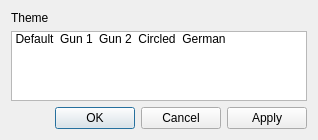
<?xml version="1.0" encoding="UTF-8"?>
<ui version="4.0">
 <class>CrosshairsConfigWidget</class>
 <widget class="QDialog" name="CrosshairsConfigWidget">
  <property name="geometry">
   <rect>
    <x>0</x>
    <y>0</y>
    <width>318</width>
    <height>119</height>
   </rect>
  </property>
  <property name="windowTitle">
   <string>Configure Crosshairs Plugin</string>
  </property>
  <layout class="QVBoxLayout" name="verticalLayout_3">
   <item>
    <widget class="QLabel" name="label">
     <property name="text">
      <string>Theme</string>
     </property>
    </widget>
   </item>
   <item>
    <widget class="QListWidget" name="m_themeList">
     <property name="iconSize">
      <size>
       <width>21</width>
       <height>21</height>
      </size>
     </property>
     <property name="flow">
      <enum>QListView::LeftToRight</enum>
     </property>
     <property name="resizeMode">
      <enum>QListView::Adjust</enum>
     </property>
     <property name="viewMode">
      <enum>QListView::IconMode</enum>
     </property>
     <item>
      <property name="text">
       <string>Default</string>
      </property>
      <property name="icon">
       <iconset resource="crosshairs.qrc">
        <normaloff>:/crosshairs-pointed.svg</normaloff>:/crosshairs-pointed.svg</iconset>
      </property>
     </item>
     <item>
      <property name="text">
       <string>Gun 1</string>
      </property>
      <property name="icon">
       <iconset resource="crosshairs.qrc">
        <normaloff>:/crosshairs-gun1.svg</normaloff>:/crosshairs-gun1.svg</iconset>
      </property>
     </item>
     <item>
      <property name="text">
       <string>Gun 2</string>
      </property>
      <property name="icon">
       <iconset resource="crosshairs.qrc">
        <normaloff>:/crosshairs-gun2.svg</normaloff>:/crosshairs-gun2.svg</iconset>
      </property>
     </item>
     <item>
      <property name="text">
       <string>Circled</string>
      </property>
      <property name="icon">
       <iconset resource="crosshairs.qrc">
        <normaloff>:/crosshairs-circled.svg</normaloff>:/crosshairs-circled.svg</iconset>
      </property>
     </item>
     <item>
      <property name="text">
       <string>German</string>
      </property>
      <property name="icon">
       <iconset resource="crosshairs.qrc">
        <normaloff>:/crosshairs-german.svg</normaloff>:/crosshairs-german.svg</iconset>
      </property>
     </item>
    </widget>
   </item>
   <item>
    <widget class="QDialogButtonBox" name="m_buttonBox">
     <property name="orientation">
      <enum>Qt::Horizontal</enum>
     </property>
     <property name="standardButtons">
      <set>QDialogButtonBox::Apply|QDialogButtonBox::Cancel|QDialogButtonBox::Ok</set>
     </property>
    </widget>
   </item>
  </layout>
 </widget>
 <resources>
  <include location="crosshairs.qrc"/>
 </resources>
 <connections>
  <connection>
   <sender>m_buttonBox</sender>
   <signal>accepted()</signal>
   <receiver>CrosshairsConfigWidget</receiver>
   <slot>accept()</slot>
   <hints>
    <hint type="sourcelabel">
     <x>248</x>
     <y>254</y>
    </hint>
    <hint type="destinationlabel">
     <x>157</x>
     <y>274</y>
    </hint>
   </hints>
  </connection>
  <connection>
   <sender>m_buttonBox</sender>
   <signal>rejected()</signal>
   <receiver>CrosshairsConfigWidget</receiver>
   <slot>reject()</slot>
   <hints>
    <hint type="sourcelabel">
     <x>316</x>
     <y>260</y>
    </hint>
    <hint type="destinationlabel">
     <x>286</x>
     <y>274</y>
    </hint>
   </hints>
  </connection>
 </connections>
</ui>
